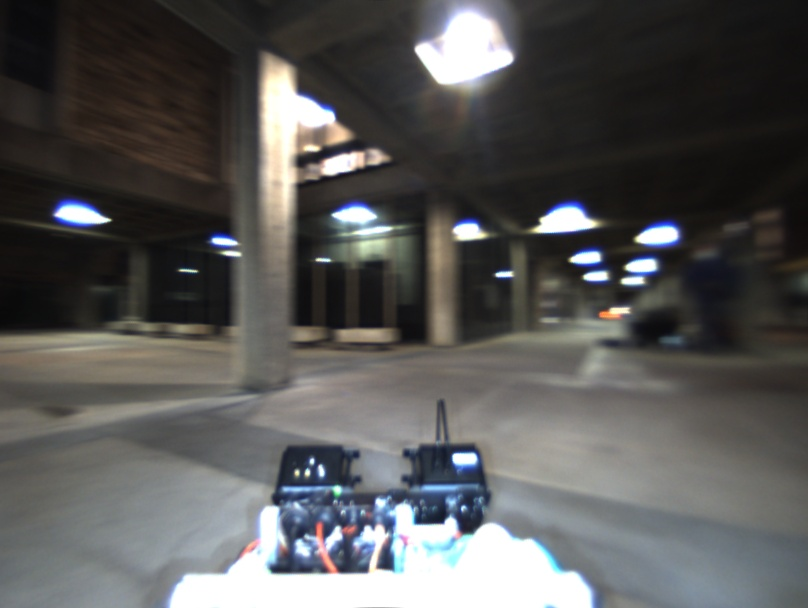
#> input picture test_data/moving_subset_1_large_full/2021_03_10_EC_OUTDOOR_COURTYARD_TEST_06_MID_LIGHTS_WALL_back_frame00091.jpg, 808 x 608 px; its folder holds 4 pictures in this run
$ python similar.py   (older library calls are emulated)
#> lines starting #> are read from the running program, lines starting #| are printed output that depends on the picture
# installing scikit-image
# python3 -m pip install -U scikit-image

# scikit-image support
# Windows 64-bit on x86 processors
# Mac OS X on x86 processors
# Linux 64-bit on x86 processors

# installing natsort
# python3 -m pip install -U natsort

# https://scikit-image.org/docs/dev/api/skimage.metrics.html?highlight=structural_similarity#skimage.metrics.structural_similarity
# https://scikit-image.org/docs/stable/auto_examples/transform/plot_ssim.html?highlight=structural_similarity

# natsort docs (https://pypi.org/project/natsort/)
# sci-kit image docs (https://scikit-image.org/docs/stable/)

import os
import shutil
from natsort import natsorted
from skimage import io
from skimage.metrics import structural_similarity as ssim

# returns a list of image file names with similarity > similarityThreshold
def getSimilarImages(imageNames,npImages,similarityThreshold):
#> called with similarityThreshold = 0.975
	similarImages=[]
	if(len(imageNames)<2):
		return []
	for i in range(0,len(npImages)-1):
		frame1=npImages[i]
		frame2=npImages[i+1]
		imageSSIM=ssim(frame1,frame2,multichannel=True)
		print(str(imageNames[i+1]) + str(imageSSIM))
		if(imageSSIM > similarityThreshold):
			similarImages.append(imageNames[i+1])
#> this loop made 3 passes
#> pass 3, in getSimilarImages, `frame2=npImages[i+1]`:
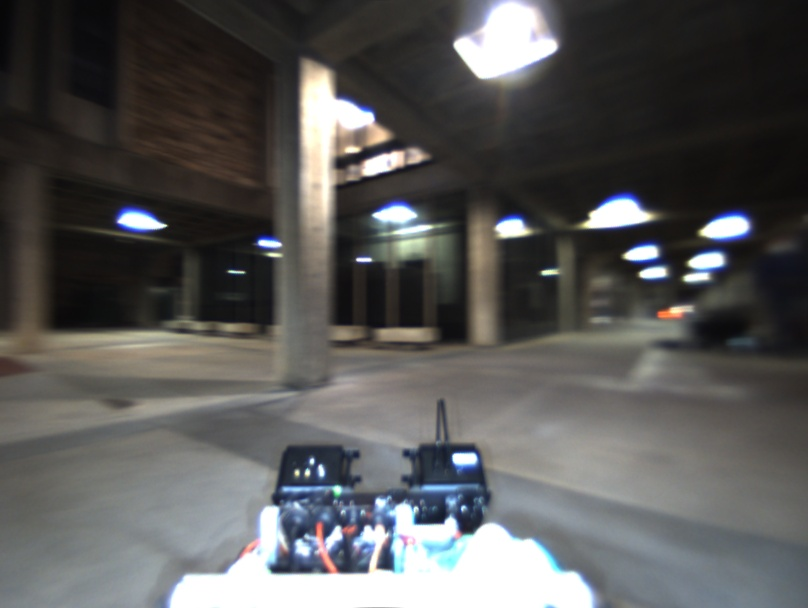
#> frame2: shape (608, 808, 3); mean R, G, B 88.7, 88.4, 87.6
	return similarImages

def getImages(dirPath):
	imageNames=[]
	for fileName in os.listdir(dirPath):
		if fileName.endswith(".jpg") or fileName.endswith(".png"):
			imageNames.append(fileName)

	imageNames=natsorted(imageNames)
	npImages=[]
	for imageName in imageNames:
		imagePath=os.path.join(dirPath,imageName)
		npImages.append(io.imread(imagePath))

	return imageNames,npImages


# deletes or movesadjacent images with structural similarity > similarityThreshold
# if deleteImages=False then the still images are moved into a directory stillImages
# dirPath is the path from the script location to the directory of images
def removeStillImages(dirPath,deleteImages):
	stillImageDir="./stillImages"
	if(deleteImages==False):
		if(os.path.isdir(stillImageDir)==False):
			os.mkdir(stillImageDir)

	# similarityThreshold can be decreased to increase the sensitivity
	# between 0.92 - 0.975 is a good range
	similarityThreshold=0.975
	imageNames,npImages=getImages(dirPath)

	similarImages=getSimilarImages(imageNames,npImages,similarityThreshold)

	imagesRemoved=0
	# remove or move simlar images
	for imageName in similarImages:
		imagePath=os.path.join(dirPath,imageName)
		if(deleteImages==False):
			shutil.move(imagePath,stillImageDir)
		else:
			os.remove(imagePath)
		imagesRemoved+=1

	print(imagesRemoved + " images removed")


def main():
	similarityThreshold=0.975
	print("fast moving subset 1")
	movingSubset1Path='./test_data/moving_subset_1_large_full'
	movingSub1Names,movingSub1Images=getImages(movingSubset1Path)
	getSimilarImages(movingSub1Names,movingSub1Images,similarityThreshold)

	print("still subset 1")
	stillSubset1Path='./test_data/still_subset_1_full'
	stillSub1Names,stillSub1Images=getImages(stillSubset1Path)
	getSimilarImages(stillSub1Names,stillSub1Images,similarityThreshold)

	print("medium moving subset 2")
	movingSubset2Path='./test_data/moving_subset_2_medium_full'
	movingSub2Names,movingSub2Images=getImages(movingSubset2Path)
	getSimilarImages(movingSub2Names,movingSub2Images,similarityThreshold)

	print("continuous subset")
	contSubset2Path='./test_data/cont_subset_2_small_full'
	contSubset2Names,contSubset2Images=getImages(contSubset2Path)
	getSimilarImages(contSubset2Names,contSubset2Images,similarityThreshold)


if __name__=='__main__':
#> (the run stopped early here; a loop or call above may not have finished)
